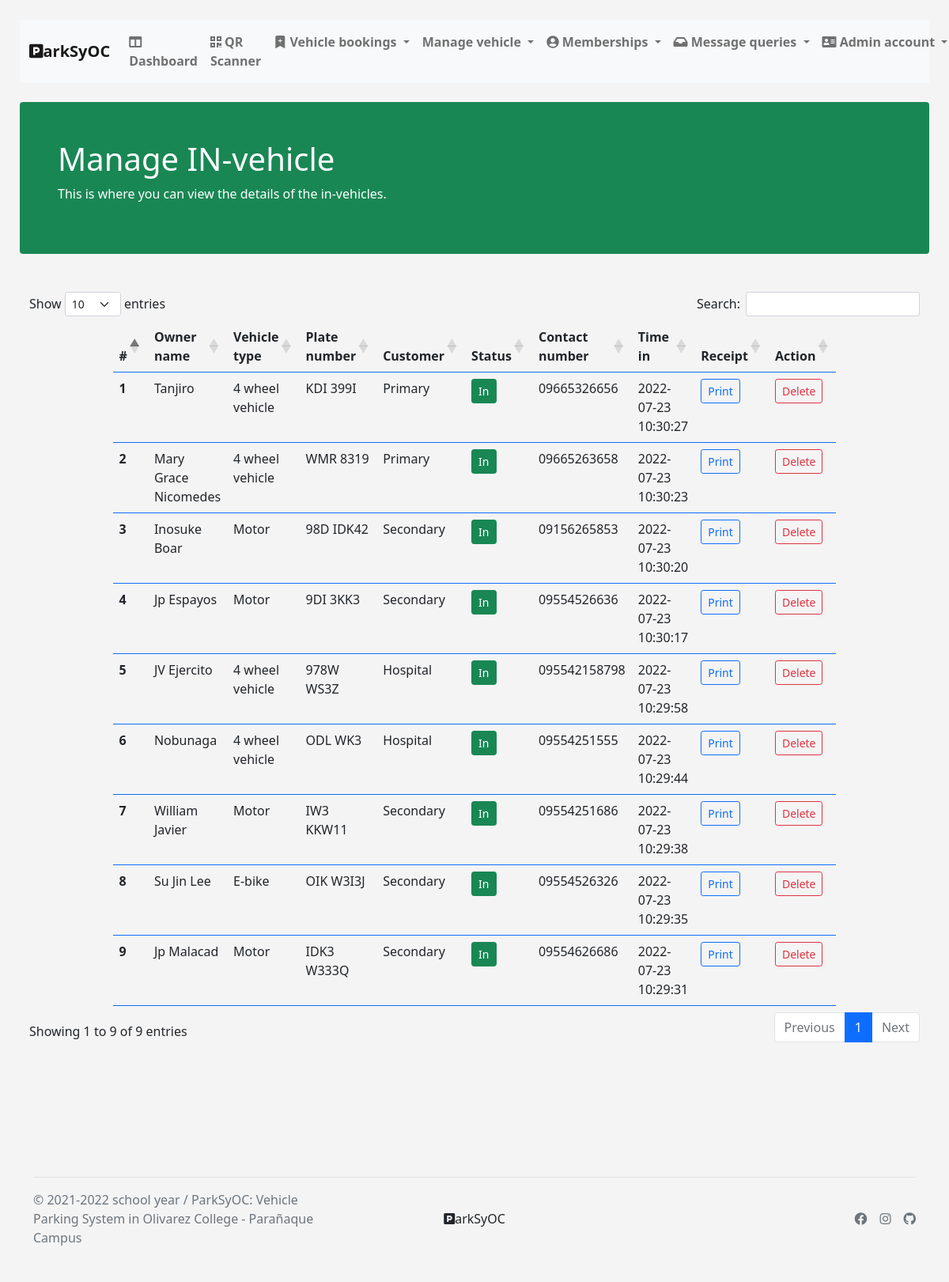
The app's page /manageIn.php with its own data.
### tables this page shows
CREATE TABLE `add_vehicle` (
  `id` int(11) NOT NULL,
  `mmbrshp_id` varchar(255) NOT NULL,
  `identification` varchar(2048) NOT NULL,
  `vhcl_type` varchar(255) NOT NULL,
  `cstmr_type` varchar(255) NOT NULL,
  `plate_no` varchar(255) NOT NULL,
  `ownr_name` varchar(255) NOT NULL,
  `email` varchar(255) NOT NULL,
  `cntct_no` varchar(255) NOT NULL,
  `time_in` datetime NOT NULL,
  `out_time` datetime NOT NULL,
  `remarks` varchar(500) NOT NULL,
  `cstmr_stts` longtext NOT NULL,
  `booking_stts` longtext NOT NULL,
  `prkng_fee` varchar(255) NOT NULL,
  `bkng_time` time NOT NULL,
  `bkng_dt` date DEFAULT NULL,
  `qrcode` varchar(2048) NOT NULL,
  `getIn` time NOT NULL,
  `getOut` time NOT NULL,
  `hospitalID` varchar(2048) NOT NULL
);

### manageIn.php (the view, shortened to what this page needs)
<?php
require_once "./db/pdo.php";
$statement = $pdo->query("SELECT * FROM add_vehicle WHERE cstmr_stts = 'In' AND getOut = '' ORDER BY time_in DESC");
$statement->execute();
$rows = $statement->fetchAll(PDO::FETCH_ASSOC);
?>
<!DOCTYPE html>
<html lang="en">
<head>
  <link rel="stylesheet" href="https://use.fontawesome.com/releases/v5.15.4/css/all.css">
  <link href="https://cdn.jsdelivr.net/npm/bootstrap@5.1.3/dist/css/bootstrap.min.css" rel="stylesheet">
  <link rel="stylesheet" href="https://cdn.datatables.net/1.11.4/css/dataTables.bootstrap5.min.css">
  <link rel="stylesheet" href="./public/styles.css">
</head>
<body>
  <?php include_once "./views/nav.php"; ?>
  <div class="jumbutron-section mb-5">
    <div class="mt-4 p-5 bg-success text-white rounded">
      <h1>Manage IN-vehicle</h1>
      <p>This is where you can view the details of the in-vehicles.</p>
    </div>
  </div>
  <div class="container-fluid">
    <table id="datatableid" class="table table-hover border-primary">
      <thead>
        <tr>
          <th scope="col">#</th>
          <th scope="col">Owner name</th>
          <th scope="col">Vehicle type</th>
          <th scope="col">Plate number</th>
          <th scope="col">Customer</th>
          <th scope="col">Status</th>
          <th scope="col">Contact number</th>
          <th scope="col">Time in</th>
          <th scope="col">Receipt</th>
          <th scope="col">Action</th>
        </tr>
      </thead>
      <tbody>
        <tr>
        <?php
          foreach ($rows as $i => $row): ?>
          <th scope="row"><?php echo $i + 1 ?></th>
          <td><?php echo $row['ownr_name'] ?></td>
          <td><?php echo $row['vhcl_type'] ?></td>
          <td>
            <?php
            if($row['plate_no'] == ""){
              echo 'N/A';
            } else{
              echo $row['plate_no'];
            }
            ?>
          </td>
          <td>
              <?php
              if($row['cstmr_type'] == 'Member' && $row['vhcl_type'] == '4 wheel vehicle' ){
                echo 'Primary';
              } elseif($row['cstmr_type'] == 'Visitor' && $row['vhcl_type'] == '4 wheel vehicle'){
                echo 'Primary';
              } elseif($row['cstmr_type'] == 'Employee' && $row['vhcl_type'] == '4 wheel vehicle'){
                echo 'Primary';
              } elseif($row['cstmr_type'] == 'Student' && $row['vhcl_type'] == '4 wheel vehicle'){
                echo 'Primary';
              } elseif($row['cstmr_type'] == 'Hospital' && $row['vhcl_type'] == '4 wheel vehicle'){
                echo 'Hospital';
              } elseif($row['cstmr_type'] == 'Member' && $row['vhcl_type'] == 'Bicycle'){
                echo 'Secondary';
              } elseif($row['cstmr_type'] == 'Visitor' && $row['vhcl_type'] == 'Bicycle'){
                echo 'Secondary';
              } elseif($row['cstmr_type'] == 'Employee' && $row['vhcl_type'] == 'Bicycle'){
                echo 'Secondary';
              } elseif($row['cstmr_type'] == 'Student' && $row['vhcl_type'] == 'Bicycle'){
                echo 'Secondary';
              } elseif($row['cstmr_type'] == 'Hospital' && $row['vhcl_type'] == 'Bicycle'){
                echo 'Secondary';
              } elseif($row['cstmr_type'] == 'Member' && $row['vhcl_type'] == 'Motor'){
                echo 'Secondary';
              } elseif($row['cstmr_type'] == 'Visitor' && $row['vhcl_type'] == 'Motor'){
                echo 'Secondary';
              } elseif($row['cstmr_type'] == 'Employee' && $row['vhcl_type'] == 'Motor'){
                echo 'Secondary';
              } elseif($row['cstmr_type'] == 'Student' && $row['vhcl_type'] == 'Motor'){
                echo 'Secondary';
              } elseif($row['cstmr_type'] == 'Hospital' && $row['vhcl_type'] == 'Motor'){
                echo 'Secondary';
              } elseif($row['cstmr_type'] == 'Member' && $row['vhcl_type'] == 'E-bike'){
                echo 'Secondary';
              } elseif($row['cstmr_type'] == 'Visitor' && $row['vhcl_type'] == 'E-bike'){
                echo 'Secondary';
              } elseif($row['cstmr_type'] == 'Employee' && $row['vhcl_type'] == 'E-bike'){
                echo 'Secondary';
              } elseif($row['cstmr_type'] == 'Student' && $row['vhcl_type'] == 'E-bike'){
                echo 'Secondary';
              } elseif($row['cstmr_type'] == 'Hospital' && $row['vhcl_type'] == 'E-bike'){
                echo 'Secondary';
              }
              ?>
            </td>
          <td>
            <?php
              echo "<div class='btn btn-sm btn-success' >";
              echo $row['cstmr_stts'];
              echo "</div>";
            ?>
          </td>
          <td><?php echo $row['cntct_no'] ?></td>
          <td><?php echo $row['time_in'] ?></td>
          <td>
            <form action="" method="POST">
              <a href="./print.php?<?php echo "print_id=" . $row['id'] ?>" target="_blank" class="btn btn-sm btn-outline-primary">Print</a>
            </form>
          </td>
          <td>
            <form action="" method="POST">
              <a href="./delete.php?deleteId=<?php echo $row['id'] ?>" class="btn btn-sm btn-outline-danger" name="delete" id="delete"
              >Delete</a>
            </form>
          </td>
        </tr>
        <?php endforeach; ?>
      </tbody>
    </table>
  </div>
  <br>
  <br>
  <br>
  <br>
  <br>
  <br>
  <?php include_once "./views/footer.php"; ?>
</body>
</html>

### views/nav.php (shortened to what this page needs)
<nav class="navbar navbar-expand-lg navbar-light bg-light">
  <div class="container-fluid">
    <a class="navbar-brand" href="#"><i class="fas fa-parking"></i>arkSyOC</a>
    <div class="collapse navbar-collapse" id="navbarNavDropdown">
      <ul class="navbar-nav justify-content-center">
        <li class="nav-item">
          <a class="nav-link" aria-current="page" href="./dashboard.php"><i class="fas fa-columns"></i> Dashboard</a>
        </li>
        <li class="nav-item">
          <a class="nav-link" href="./qrScanner.php" target="_blank" id="" role="button" data-bs-toggle="" aria-expanded="">
            <i class="fas fa-qrcode"></i> QR Scanner
          </a>
        </li>
        <li class="nav-item dropdown">
          <a class="nav-link dropdown-toggle" href="#" id="navbarDropdownMenuLink" role="button" data-bs-toggle="dropdown" aria-expanded="false">
            <i class="bi bi-bookmark-plus-fill"></i> Vehicle bookings
          </a>
        </li>
        <li class="nav-item dropdown">
          <a class="nav-link dropdown-toggle" href="#" id="navbarDropdownMenuLink" role="button" data-bs-toggle="dropdown" aria-expanded="false">
            Manage vehicle
          </a>
        </li>
        <li class="nav-item dropdown">
          <a class="nav-link dropdown-toggle" href="#" id="navbarDropdownMenuLink" role="button" data-bs-toggle="dropdown" aria-expanded="false">
            <i class="fas fa-user-circle"></i> Memberships
          </a>
        </li>
        <li class="nav-item dropdown">
          <a class="nav-link dropdown-toggle" href="#" id="navbarDropdownMenuLink" role="button" data-bs-toggle="dropdown" aria-expanded="false"><i class="fas fa-inbox"></i>
            Message queries
          </a>
        </li>
        <li class="nav-item dropdown">
          <a class="nav-link dropdown-toggle" href="#" id="navbarDropdownMenuLink" role="button" data-bs-toggle="dropdown" aria-expanded="false">
            <i class="fas fa-address-card"></i> Admin account
          </a>
        </li>
      </ul>
    </div>
  </div>
</nav>

### views/footer.php
<div class="container mt-10">
  <div class="d-flex flex-wrap justify-content-between align-items-center py-3 my-4 border-top">
    <p class="col-md-4 mb-0 text-muted">&copy; 2021-2022 school year / ParkSyOC: Vehicle Parking System in Olivarez College - Parañaque Campus</p>
    <a href="/" class="col-md-4 d-flex align-items-center justify-content-center mb-3 mb-md-0 me-md-auto link-dark text-decoration-none">
      <i class="fas fa-parking"></i>arkSyOC
    </a>
    <ul class="nav col-md-4 justify-content-end list-unstyled d-flex">
      <li class="ms-3"><a class="text-muted" href="#"><i class="fab fa-facebook"></i></a></li>
      <li class="ms-3"><a class="text-muted" href="#"><i class="fab fa-instagram"></i></a></li>
      <li class="ms-3"><a class="text-muted" href="#"><i class="fab fa-github"></i></a></li>
    </ul>
  </div>
</div>

### public/styles.css (style rules this page uses)
:root { --body-bg: rgb(204, 204, 204); --white: #ffff; --darkWhite: #ccc; --black: #0000; --dark: #615c60; --themeColor: #22b8d1; --pageShadow: 0 0 0 .5cm rgba(0, 0, 0, 0.5); }
body { padding: 10px; margin: 15px; background-color: rgb(245, 244, 244); }
.navbar .container-fluid a { font-weight: 600; }
.dropdown-toggle { color: black; }
.table { width: 75%; margin: 20px auto; }

### records on screen
add_vehicle: ownr_name "Tanjiro", vhcl_type "4 wheel vehicle", plate_no "KDI 399I", cstmr_type "Primary", cstmr_stts "In", cntct_no "09665326656", time_in "2022-07-23 10:30:27"
add_vehicle: ownr_name "Mary Grace Nicomedes", vhcl_type "4 wheel vehicle", plate_no "WMR 8319", cstmr_type "Primary", cstmr_stts "In", cntct_no "09665263658", time_in "2022-07-23 10:30:23"
add_vehicle: ownr_name "Inosuke Boar", vhcl_type "Motor", plate_no "98D IDK42", cstmr_type "Secondary", cstmr_stts "In", cntct_no "09156265853", time_in "2022-07-23 10:30:20"
add_vehicle: ownr_name "Jp Espayos", vhcl_type "Motor", plate_no "9DI 3KK3", cstmr_type "Secondary", cstmr_stts "In", cntct_no "09554526636", time_in "2022-07-23 10:30:17"
add_vehicle: ownr_name "JV Ejercito", vhcl_type "4 wheel vehicle", plate_no "978W WS3Z", cstmr_type "Hospital", cstmr_stts "In", cntct_no "095542158798", time_in "2022-07-23 10:29:58"
add_vehicle: ownr_name "Nobunaga", vhcl_type "4 wheel vehicle", plate_no "ODL WK3", cstmr_type "Hospital", cstmr_stts "In", cntct_no "09554251555", time_in "2022-07-23 10:29:44"
add_vehicle: ownr_name "William Javier", vhcl_type "Motor", plate_no "IW3 KKW11", cstmr_type "Secondary", cstmr_stts "In", cntct_no "09554251686", time_in "2022-07-23 10:29:38"
add_vehicle: ownr_name "Su Jin Lee", vhcl_type "E-bike", plate_no "OIK W3I3J", cstmr_type "Secondary", cstmr_stts "In", cntct_no "09554526326", time_in "2022-07-23 10:29:35"
add_vehicle: ownr_name "Jp Malacad", vhcl_type "Motor", plate_no "IDK3 W333Q", cstmr_type "Secondary", cstmr_stts "In", cntct_no "09554626686", time_in "2022-07-23 10:29:31"
